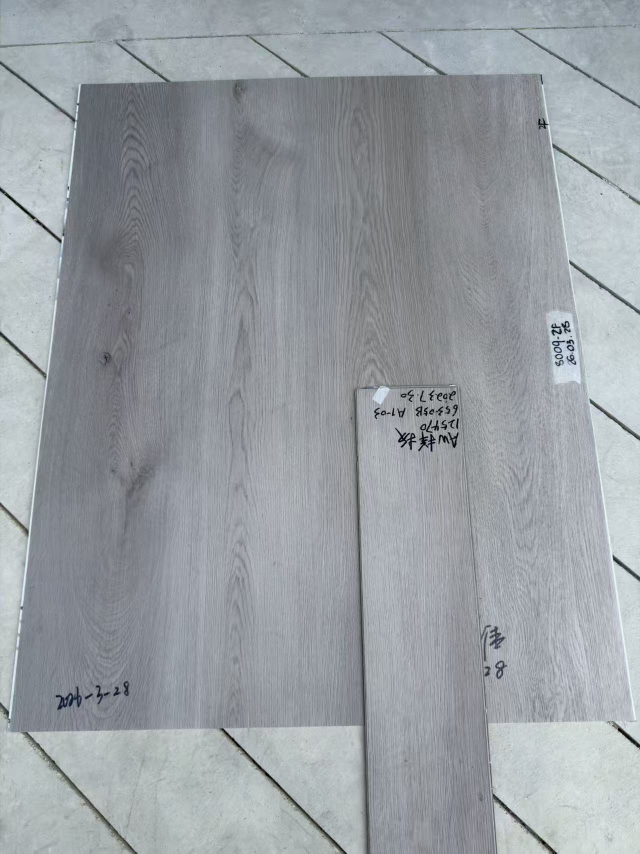
#> input picture batch_test/case1.jpg, 1280 x 1707 px (shown at 1/2 size); the run also reads 1 picture not shown here
$ python color_match_engine.py --reference batch_test/case1.jpg --film batch_test/case2.jpg
#> lines starting #> are read from the running program, lines starting #| are printed output that depends on the picture
from __future__ import annotations

import argparse
import json
from dataclasses import dataclass
from pathlib import Path
from typing import Any

import cv2
import numpy as np


@dataclass
class ROI:
    x: int
    y: int
    w: int
    h: int


# [8 lines left out: function parse_roi, not called in this run]


def parse_grid(text: str) -> tuple[int, int]:
    parts = text.lower().split('x')
    if len(parts) != 2:
        raise argparse.ArgumentTypeError("Grid must be like 6x8")
    rows, cols = map(int, parts)
    if rows <= 0 or cols <= 0:
        raise argparse.ArgumentTypeError("Grid rows/cols must be > 0")
    return rows, cols


# [8 lines left out: function ensure_roi_in_bounds, not called in this run]


def default_roi(width: int, height: int, margin_ratio: float = 0.06) -> ROI:
    mx = int(width * margin_ratio)
    my = int(height * margin_ratio)
    return ROI(x=mx, y=my, w=width - 2 * mx, h=height - 2 * my)


def read_image(path: Path) -> np.ndarray:
    data = np.fromfile(str(path), dtype=np.uint8)
    img = cv2.imdecode(data, cv2.IMREAD_COLOR) if data.size > 0 else None
    if img is None:
        img = cv2.imread(str(path), cv2.IMREAD_COLOR)
    if img is None:
        raise FileNotFoundError(f"Cannot read image: {path}")
    return img


# [7 lines left out: function apply_white_balance, not called in this run]


def align_film_to_reference(reference_bgr: np.ndarray, film_bgr: np.ndarray) -> tuple[np.ndarray, dict[str, Any]]:
    g_ref = cv2.cvtColor(reference_bgr, cv2.COLOR_BGR2GRAY)
    g_film = cv2.cvtColor(film_bgr, cv2.COLOR_BGR2GRAY)

    # Prefer ECC for production-like captures where geometry is mostly affine.
    g_ref_f = g_ref.astype(np.float32) / 255.0
    g_film_f = g_film.astype(np.float32) / 255.0
    warp = np.eye(2, 3, dtype=np.float32)
    criteria = (cv2.TERM_CRITERIA_EPS | cv2.TERM_CRITERIA_COUNT, 120, 1e-7)
    try:
        cc, warp = cv2.findTransformECC(g_ref_f, g_film_f, warp, cv2.MOTION_AFFINE, criteria)
        if cc >= 0.75:
            aligned = cv2.warpAffine(
                film_bgr,
                warp,
                (reference_bgr.shape[1], reference_bgr.shape[0]),
                flags=cv2.INTER_LINEAR | cv2.WARP_INVERSE_MAP,
                borderMode=cv2.BORDER_REPLICATE,
            )
            return aligned, {"applied": True, "method": "ecc_affine", "correlation": float(cc), "matrix": warp.tolist()}
    except cv2.error:
        pass

    # Fallback to feature matching when ECC is unstable.
    orb = cv2.ORB_create(nfeatures=5000)
    k_ref, d_ref = orb.detectAndCompute(g_ref, None)
    k_film, d_film = orb.detectAndCompute(g_film, None)

    if d_ref is None or d_film is None or len(k_ref) < 20 or len(k_film) < 20:
        return film_bgr, {"applied": False, "reason": "insufficient_features"}

    matcher = cv2.BFMatcher(cv2.NORM_HAMMING, crossCheck=False)
    knn = matcher.knnMatch(d_film, d_ref, k=2)

    good = []
    for pair in knn:
        if len(pair) < 2:
            continue
        m, n = pair
        if m.distance < 0.75 * n.distance:
            good.append(m)

    if len(good) < 12:
        return film_bgr, {"applied": False, "reason": "insufficient_matches", "matches": len(good)}

    src = np.float32([k_film[m.queryIdx].pt for m in good]).reshape(-1, 1, 2)
    dst = np.float32([k_ref[m.trainIdx].pt for m in good]).reshape(-1, 1, 2)
    homography, mask = cv2.findHomography(src, dst, cv2.RANSAC, 4.0)

    if homography is None:
        return film_bgr, {"applied": False, "reason": "homography_failed", "matches": len(good)}

    inliers = int(mask.sum()) if mask is not None else 0
    inlier_ratio = inliers / max(1, len(good))
    if inliers < 10 or inlier_ratio < 0.25:
        return film_bgr, {
            "applied": False,
            "reason": "homography_low_quality",
            "matches": len(good),
            "inliers": inliers,
            "inlier_ratio": float(inlier_ratio),
        }

    aligned = cv2.warpPerspective(film_bgr, homography, (reference_bgr.shape[1], reference_bgr.shape[0]))
    return aligned, {
        "applied": True,
        "method": "orb_homography",
        "matches": len(good),
        "inliers": inliers,
        "inlier_ratio": float(inlier_ratio),
        "matrix": homography.tolist(),
    }


def bgr_to_lab_float(image_bgr: np.ndarray) -> np.ndarray:
    lab = cv2.cvtColor(image_bgr, cv2.COLOR_BGR2LAB).astype(np.float32)
    out = np.empty_like(lab)
    out[..., 0] = lab[..., 0] * (100.0 / 255.0)
    out[..., 1] = lab[..., 1] - 128.0
    out[..., 2] = lab[..., 2] - 128.0
    return out


def robust_lab_mean(patch_lab: np.ndarray) -> np.ndarray:
    flat = patch_lab.reshape(-1, 3)
    l_values = flat[:, 0]
    p10 = np.percentile(l_values, 10)
    p90 = np.percentile(l_values, 90)
    mask = (l_values >= p10) & (l_values <= p90)
    if np.count_nonzero(mask) < max(20, int(0.1 * len(flat))):
        return flat.mean(axis=0)
    return flat[mask].mean(axis=0)


def build_grid_cells(roi: ROI, rows: int, cols: int) -> list[ROI]:
    cells: list[ROI] = []
    x_edges = np.linspace(roi.x, roi.x + roi.w, cols + 1)
    y_edges = np.linspace(roi.y, roi.y + roi.h, rows + 1)
    for r in range(rows):
        for c in range(cols):
            x0 = int(round(x_edges[c]))
            x1 = int(round(x_edges[c + 1]))
            y0 = int(round(y_edges[r]))
            y1 = int(round(y_edges[r + 1]))
            cells.append(ROI(x=x0, y=y0, w=max(1, x1 - x0), h=max(1, y1 - y0)))
    return cells


def ciede2000(lab1: np.ndarray, lab2: np.ndarray) -> np.ndarray:
    l1, a1, b1 = lab1[:, 0], lab1[:, 1], lab1[:, 2]
    l2, a2, b2 = lab2[:, 0], lab2[:, 1], lab2[:, 2]

    avg_lp = (l1 + l2) / 2.0
    c1 = np.sqrt(a1**2 + b1**2)
    c2 = np.sqrt(a2**2 + b2**2)
    avg_c = (c1 + c2) / 2.0

    g = 0.5 * (1.0 - np.sqrt((avg_c**7) / (avg_c**7 + 25.0**7 + 1e-12)))
    a1p = (1.0 + g) * a1
    a2p = (1.0 + g) * a2
    c1p = np.sqrt(a1p**2 + b1**2)
    c2p = np.sqrt(a2p**2 + b2**2)

    h1p = np.degrees(np.arctan2(b1, a1p)) % 360.0
    h2p = np.degrees(np.arctan2(b2, a2p)) % 360.0

    dl = l2 - l1
    dc = c2p - c1p

    dh = h2p - h1p
    dh = np.where(dh > 180.0, dh - 360.0, dh)
    dh = np.where(dh < -180.0, dh + 360.0, dh)
    dh = np.where((c1p * c2p) == 0, 0.0, dh)

    dhp = 2.0 * np.sqrt(c1p * c2p) * np.sin(np.radians(dh / 2.0))

    avg_l = (l1 + l2) / 2.0
    avg_cp = (c1p + c2p) / 2.0

    hp_sum = h1p + h2p
    avg_hp = np.where(np.abs(h1p - h2p) > 180.0, (hp_sum + 360.0) / 2.0, hp_sum / 2.0)
    avg_hp = np.where((c1p * c2p) == 0, hp_sum, avg_hp)

    t = (
        1.0
        - 0.17 * np.cos(np.radians(avg_hp - 30.0))
        + 0.24 * np.cos(np.radians(2.0 * avg_hp))
        + 0.32 * np.cos(np.radians(3.0 * avg_hp + 6.0))
        - 0.20 * np.cos(np.radians(4.0 * avg_hp - 63.0))
    )

    delta_theta = 30.0 * np.exp(-(((avg_hp - 275.0) / 25.0) ** 2))
    rc = 2.0 * np.sqrt((avg_cp**7) / (avg_cp**7 + 25.0**7 + 1e-12))
    sl = 1.0 + (0.015 * ((avg_l - 50.0) ** 2)) / np.sqrt(20.0 + ((avg_l - 50.0) ** 2))
    sc = 1.0 + 0.045 * avg_cp
    sh = 1.0 + 0.015 * avg_cp * t
    rt = -np.sin(np.radians(2.0 * delta_theta)) * rc

    delta_e = np.sqrt(
        (dl / sl) ** 2
        + (dc / sc) ** 2
        + (dhp / sh) ** 2
        + rt * (dc / sc) * (dhp / sh)
    )
    return delta_e


def circular_median_deg(deg_values: np.ndarray) -> float:
    radians = np.deg2rad(deg_values)
    sin_mean = np.mean(np.sin(radians))
    cos_mean = np.mean(np.cos(radians))
    return float(np.rad2deg(np.arctan2(sin_mean, cos_mean)))


def build_recommendations(d_l: np.ndarray, d_c: np.ndarray, d_h_deg: np.ndarray, de: np.ndarray) -> list[str]:
    recs: list[str] = []
    med_l = float(np.median(d_l))
    med_c = float(np.median(d_c))
    med_h = circular_median_deg(d_h_deg)

    if med_l > 0.35:
        recs.append(f"彩膜整体偏亮，建议降低明度（中位 dL={med_l:.2f}）。")
    elif med_l < -0.35:
        recs.append(f"彩膜整体偏暗，建议提高明度（中位 dL={med_l:.2f}）。")

    if med_c > 0.35:
        recs.append(f"彩膜饱和度偏高，建议降低彩度（中位 dC={med_c:.2f}）。")
    elif med_c < -0.35:
        recs.append(f"彩膜饱和度偏低，建议增加彩度（中位 dC={med_c:.2f}）。")

    if abs(med_h) > 2.0:
        direction = "逆时针" if med_h > 0 else "顺时针"
        recs.append(f"存在色相系统偏移，建议 {direction} 微调色相（中位 dh={med_h:.1f}°）。")

    if float(np.std(de)) > 0.85:
        recs.append("颜色不均匀，优先检查涂布/印刷均匀性、烘箱温区和张力稳定性。")

    if not recs:
        recs.append("颜色偏差稳定且较小，当前工艺参数可维持。")

    return recs


DEFAULT_SCORE_THRESHOLDS: dict[str, float] = {
    "PERFECT": 0.8,
    "GOOD": 1.5,
    "WARNING": 2.5,
}


def score_label(
    value: float,
    thresholds: dict[str, float] | None = None,
) -> str:
    t = thresholds or DEFAULT_SCORE_THRESHOLDS
    if value <= t.get("PERFECT", 0.8):
        return "PERFECT"
    if value <= t.get("GOOD", 1.5):
        return "GOOD"
    if value <= t.get("WARNING", 2.5):
        return "WARNING"
    return "FAIL"


def de_to_bgr(value: float) -> tuple[int, int, int]:
    stops = [
        (0.0, np.array([46, 204, 113], dtype=np.float32)),
        (1.0, np.array([15, 196, 241], dtype=np.float32)),
        (2.0, np.array([18, 156, 243], dtype=np.float32)),
        (3.0, np.array([60, 76, 231], dtype=np.float32)),
        (5.0, np.array([43, 57, 192], dtype=np.float32)),
    ]
    v = float(np.clip(value, 0.0, 5.0))
    for i in range(len(stops) - 1):
        x0, c0 = stops[i]
        x1, c1 = stops[i + 1]
        if x0 <= v <= x1:
            t = (v - x0) / (x1 - x0 + 1e-9)
            out = c0 * (1.0 - t) + c1 * t
            return int(out[0]), int(out[1]), int(out[2])
    last = stops[-1][1]
    return int(last[0]), int(last[1]), int(last[2])


def draw_heatmap(rows: int, cols: int, de_values: np.ndarray, out_path: Path) -> None:
    cell_w, cell_h = 110, 80
    pad = 16
    width = cols * cell_w + pad * 2
    height = rows * cell_h + pad * 2 + 32
    canvas = np.zeros((height, width, 3), dtype=np.uint8)
    canvas[:] = (20, 20, 20)

    idx = 0
    for r in range(rows):
        for c in range(cols):
            x0 = pad + c * cell_w
            y0 = pad + r * cell_h
            x1 = x0 + cell_w - 2
            y1 = y0 + cell_h - 2
            de = float(de_values[idx])
            color = de_to_bgr(de)
            cv2.rectangle(canvas, (x0, y0), (x1, y1), color, thickness=-1)
            cv2.rectangle(canvas, (x0, y0), (x1, y1), (15, 15, 15), thickness=1)
            cv2.putText(
                canvas,
                f"{de:.2f}",
                (x0 + 12, y0 + 44),
                cv2.FONT_HERSHEY_SIMPLEX,
                0.6,
                (255, 255, 255),
                1,
                cv2.LINE_AA,
            )
            idx += 1

    cv2.putText(
        canvas,
        "DeltaE00 Heatmap (sample vs film)",
        (pad, height - 10),
        cv2.FONT_HERSHEY_SIMPLEX,
        0.55,
        (220, 220, 220),
        1,
        cv2.LINE_AA,
    )

    cv2.imwrite(str(out_path), canvas)


def analyze(
    reference_bgr: np.ndarray,
    film_bgr: np.ndarray,
    roi: ROI,
    rows: int,
    cols: int,
) -> dict[str, Any]:
    ref_lab = bgr_to_lab_float(reference_bgr)
    film_lab = bgr_to_lab_float(film_bgr)

    cells = build_grid_cells(roi, rows, cols)
    ref_means = []
    film_means = []

    for cell in cells:
        ref_patch = ref_lab[cell.y : cell.y + cell.h, cell.x : cell.x + cell.w]
        film_patch = film_lab[cell.y : cell.y + cell.h, cell.x : cell.x + cell.w]
        ref_means.append(robust_lab_mean(ref_patch))
        film_means.append(robust_lab_mean(film_patch))

    ref_arr = np.stack(ref_means, axis=0)
    film_arr = np.stack(film_means, axis=0)
    de = ciede2000(ref_arr, film_arr)

    d_l = film_arr[:, 0] - ref_arr[:, 0]
    c_ref = np.sqrt(ref_arr[:, 1] ** 2 + ref_arr[:, 2] ** 2)
    c_film = np.sqrt(film_arr[:, 1] ** 2 + film_arr[:, 2] ** 2)
    d_c = c_film - c_ref

    h_ref = np.degrees(np.arctan2(ref_arr[:, 2], ref_arr[:, 1]))
    h_film = np.degrees(np.arctan2(film_arr[:, 2], film_arr[:, 1]))
    d_h = (h_film - h_ref + 180.0) % 360.0 - 180.0

    cell_reports = []
    for idx, cell in enumerate(cells):
        cell_reports.append(
            {
                "index": idx + 1,
                "row": idx // cols + 1,
                "col": idx % cols + 1,
                "roi": {"x": cell.x, "y": cell.y, "w": cell.w, "h": cell.h},
                "delta_e00": float(de[idx]),
                "dL": float(d_l[idx]),
                "dC": float(d_c[idx]),
                "dH_deg": float(d_h[idx]),
                "grade": score_label(float(de[idx])),
                "sample_lab": [float(x) for x in ref_arr[idx]],
                "film_lab": [float(x) for x in film_arr[idx]],
            }
        )

    avg_de = float(np.mean(de))
    p95_de = float(np.percentile(de, 95))
    max_de = float(np.max(de))

    return {
        "summary": {
            "avg_delta_e00": avg_de,
            "p95_delta_e00": p95_de,
            "max_delta_e00": max_de,
            "median_dL": float(np.median(d_l)),
            "median_dC": float(np.median(d_c)),
            "median_dH_deg": circular_median_deg(d_h),
            "uniformity_std_delta_e00": float(np.std(de)),
        },
        "cells": cell_reports,
        "de_values": de.tolist(),
        "recommendations": build_recommendations(d_l, d_c, d_h, de),
    }


def main() -> None:
    parser = argparse.ArgumentParser(description="Automatic color match engine for sample vs film.")
    parser.add_argument("--reference", required=True, type=Path, help="Path to sample/reference image")
    parser.add_argument("--film", required=True, type=Path, help="Path to film image")
    parser.add_argument("--output-dir", type=Path, default=Path("./out"), help="Output folder")
    parser.add_argument("--grid", default="6x8", help="Grid size, e.g. 6x8")
    parser.add_argument("--roi", type=parse_roi, default=None, help="Analysis ROI x,y,w,h")
    parser.add_argument("--wb-roi", type=parse_roi, default=None, help="White-balance ROI x,y,w,h")
    parser.add_argument("--target-avg", type=float, default=1.2)
    parser.add_argument("--target-p95", type=float, default=2.0)
    parser.add_argument("--target-max", type=float, default=3.0)
    parser.add_argument("--no-align", action="store_true", help="Disable auto alignment")
    parser.add_argument("--save-debug", action="store_true", help="Save aligned and wb images")

    args = parser.parse_args()
    rows, cols = parse_grid(args.grid)

    output_dir: Path = args.output_dir
    output_dir.mkdir(parents=True, exist_ok=True)

    reference_bgr = read_image(args.reference)
#> in read_image, img is the input picture: shape (1707, 1280, 3); mean B, G, R 162.8, 157.9, 152.4
    film_bgr = read_image(args.film)

    if reference_bgr.shape[:2] != film_bgr.shape[:2]:
        film_bgr = cv2.resize(film_bgr, (reference_bgr.shape[1], reference_bgr.shape[0]), interpolation=cv2.INTER_AREA)

    align_info: dict[str, Any] = {"applied": False, "reason": "disabled"}
    if not args.no_align:
        film_bgr, align_info = align_film_to_reference(reference_bgr, film_bgr)
#> in align_film_to_reference, `cc, warp = cv2.findTransformECC(g_ref_f, g_film_f, warp, cv2.MOTION_AF..`: cc = 1; warp = [[1, -6.35e-13, 4.32e-09], [-4.05e-12, 1, 1.18e-09]]
#> align_info = {'applied': True, 'method': 'ecc_affine', 'correlation': 1, 'matrix': [[1, -6.35e-13, 4.32e-09], [-4.05e-12, 1, 1.18e-09]]}

    wb_info: dict[str, Any] = {"enabled": False}
    if args.wb_roi is not None:
        wb_ref_roi = ensure_roi_in_bounds(args.wb_roi, reference_bgr.shape[1], reference_bgr.shape[0])
        wb_film_roi = ensure_roi_in_bounds(args.wb_roi, film_bgr.shape[1], film_bgr.shape[0])
        reference_bgr, gain_ref = apply_white_balance(reference_bgr, wb_ref_roi)
        film_bgr, gain_film = apply_white_balance(film_bgr, wb_film_roi)
        wb_info = {
            "enabled": True,
            "roi": {"x": wb_ref_roi.x, "y": wb_ref_roi.y, "w": wb_ref_roi.w, "h": wb_ref_roi.h},
            "reference_gains_bgr": gain_ref,
            "film_gains_bgr": gain_film,
        }

    if args.roi is None:
        roi = default_roi(reference_bgr.shape[1], reference_bgr.shape[0])
    else:
        roi = ensure_roi_in_bounds(args.roi, reference_bgr.shape[1], reference_bgr.shape[0])

    result = analyze(reference_bgr, film_bgr, roi, rows=rows, cols=cols)
#> in bgr_to_lab_float, `lab = cv2.cvtColor(image_bgr, cv2.COLOR_BGR2LAB).astype(np.float32)`:
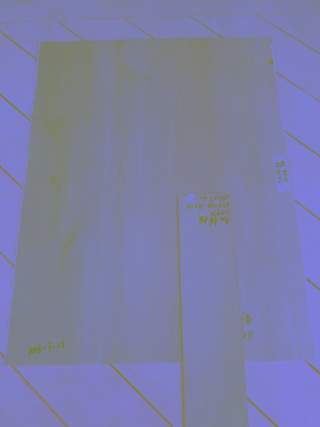
#> lab: shape (1707, 1280, 3) float32 (shown at 1/4 size); mean B, G, R 165, 127.7, 127
#> in bgr_to_lab_float, `out[..., 0] = lab[..., 0] * (100.0 / 255.0)`:
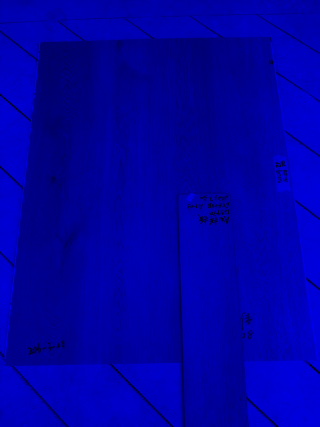
#> out: shape (1707, 1280, 3) float32 (shown at 1/4 size); mean B, G, R 64.7, 0, 0; drawn with min black and max white
#> in bgr_to_lab_float, `out[..., 1] = lab[..., 1] - 128.0`:
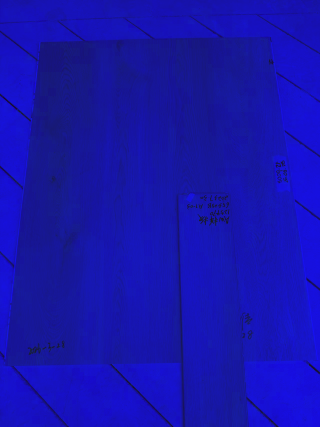
#> out: shape (1707, 1280, 3) float32 (shown at 1/4 size); mean B, G, R 64.7, -1.1, 0; drawn with min black and max white
#> the loop in analyze, `for cell in cells:` made 48 passes
#> pass 1, in analyze, `ref_patch = ref_lab[cell.y : cell.y + cell.h, cell.x : cell.x + cell.w]`:
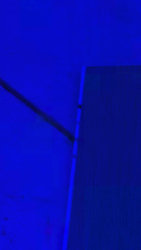
#> ref_patch: shape (250, 141, 3) float32; mean B, G, R 62.6, -1.9, -4; drawn with min black and max white
#> pass 2, in analyze, `ref_patch = ref_lab[cell.y : cell.y + cell.h, cell.x : cell.x + cell.w]`:
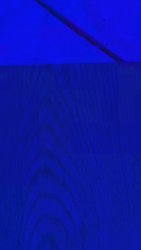
#> ref_patch: shape (250, 141, 3) float32; mean B, G, R 50.9, -0.7, -3.9; drawn with min black and max white
#> pass 3, in analyze, `ref_patch = ref_lab[cell.y : cell.y + cell.h, cell.x : cell.x + cell.w]`:
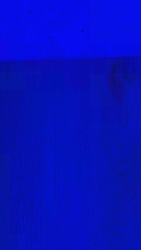
#> ref_patch: shape (250, 141, 3) float32; mean B, G, R 56.7, -0.7, -4; drawn with min black and max white
#> after the loop in analyze, `for cell in cells:`: film_means = 48 items, first 6: [63.08, -1.9, -4.04], [49.75, -0.473, -3.91], [56.31, -0.645, -4.03], [56.11, -0.724, -3.75], [54.06, -0.447, -2.38], [53.7, -0.463, -2.28]; ref_means has the same summary as film_means
#> (the rest of the program and of its run is left out)
